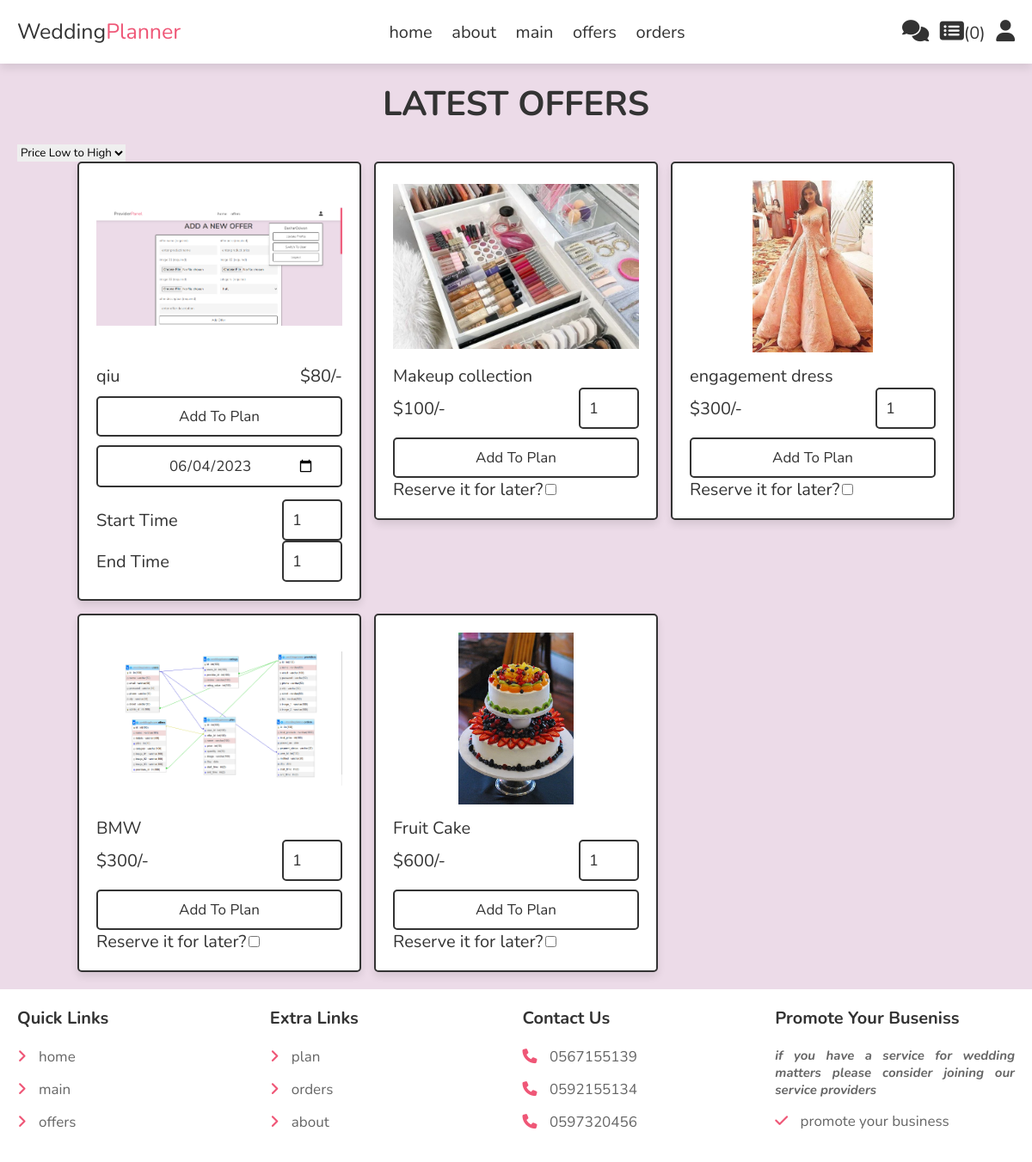
The page /our_offers.php on the database its author committed.
### tables this page shows
CREATE TABLE `offers` (
  `id` int(100) NOT NULL,
  `name` varchar(100) NOT NULL,
  `details` varchar(500) NOT NULL,
  `price` int(10) NOT NULL,
  `category` varchar(100) NOT NULL,
  `image_01` varchar(100) NOT NULL,
  `image_02` varchar(100) NOT NULL,
  `image_03` varchar(100) NOT NULL,
  `providers_id` int(100) NOT NULL
);

### our_offers.php (the view, shortened to what this page needs)
<?php
include 'components/plan.php';
if(isset($_POST['sort'])){
   $sort = $_POST['sort'];
   $sort = filter_var($sort, FILTER_SANITIZE_STRING);
}
else{
   $sort = 'ASC';
   $sort = filter_var($sort, FILTER_SANITIZE_STRING);
}
?>
<!DOCTYPE html>
<html lang="en">
<head>
   <link rel="stylesheet" href="https://cdnjs.cloudflare.com/ajax/libs/font-awesome/6.1.1/css/all.min.css">
   <link rel="stylesheet" href="style/style2.css">
</head>
<body>
<?php include 'components/header.php'; ?>
<section class="products">
<h1 class="heading">latest offers</h1>
<form action="" method="post">
   <select name='sort' onchange="this.form.submit()" class="">
    <option value='ASC' <?php if($sort=='ASC') echo "selected" ?> > Price Low to High </option>
    </select>
</form>
   <div class="box-container">
   <?php
   if($sort=='DESC'){
      $select_products = $conn->prepare("SELECT * FROM `offers` ORDER BY price DESC");
   }
   else{
      $select_products = $conn->prepare("SELECT * FROM `offers` ORDER BY price ASC");
   }
     $select_products->execute();
     if($select_products->rowCount() > 0){
      $i=0;
      while($fetch_product = $select_products->fetch(PDO::FETCH_ASSOC)){
         $i+=1;
         if ($fetch_product['category']=='hall'){
   ?>
   <form action="" method="post" class="box">
      <img src="uploaded_images/<?= $fetch_product['image_01']; ?>" alt="">
      <div class="flex">
      <div class="price"><?= $fetch_product['name']; ?></div>
         <div class="name" style="float:right" ><span>$</span><?= $fetch_product['price']; ?><span>/-</span></div>
      </div>
      <input type="submit" value="add to plan" class="btn" name="add_to_plan">
      <input class = "btn" type="date" id="s" name="trip-start"
       value="<?php echo date('Y-m-d'); ?>"
       min="<?php echo date('Y-m-d'); ?>" max="2030-12-31">
       <br>
       <div class="flex">
         <div class="price"><span>Start Time</span></div>
         <input type="number" name="start" class="qty" min="1" max="24" onkeypress="if(this.value.length == 2) return false;" value="1">
      </div>
      <div class="flex">
         <div class="price"><span>End Time</span></div>
         <input type="number" name="end" class="qty" min="1" max="24" onkeypress="if(this.value.length == 2) return false;" value="1">
      </div>
      </form>
   <?php
      }
      else{
         ?>
   <form action="" method="post" class="box">
      <img src="uploaded_images/<?= $fetch_product['image_01']; ?>" alt="">
      <div class="name"><?= $fetch_product['name']; ?></div>
      <div class="flex">
         <div class="price"><span>$</span><?= $fetch_product['price']; ?><span>/-</span></div>
         <input type="number" name="qty" class="qty" min="1" max="99" onkeypress="if(this.value.length == 2) return false;" value="1">
      </div>
      <input type="submit" value="add to plan" class="btn" name="add_to_plan">
      <span class="name">Reserve it for later?</span>
      <input type="checkbox" id="date<?=$i?>" name="date[]" value="d">
   </form>
   <?php
      }
      }
   }
   else{
      echo '<p class="empty">no offers found!</p>';
   }
   ?>
   </div>
</section>
<?php include 'components/footer.php'; ?>
</body>
</html>

### style/style2.css (style rules this page uses)
:root { --main-color:#ef5777; --orange:#f39c12; --red:#e74c3c; --black:#333; --white:#fff; --light-color:#666; --light-bg:#eee; --border:.2rem solid var(--black); --transparent-white:rgba(255,255,255,.3); --box-shadow:0 .5rem 1rem rgba(0,0,0,.1); }
* { font-family: 'Nunito', sans-serif; margin:0; padding:0; box-sizing: border-box; outline: none; border:none; text-decoration: none; }
html { font-size: 62.5%; overflow-x: hidden; }
body { background-color: #ecdbe8; }
section { padding:2rem; max-width: 1200px; margin:0 auto; }
.heading { font-size: 4rem; color:var(--black); margin-bottom: 2rem; text-align: center; text-transform: uppercase; }
.btn, .delete-btn, .option-btn { display: block; width: 100%; margin-top: 1rem; border-radius: .5rem; padding:1rem 3rem; font-size: 1.7rem; text-transform: capitalize; cursor: pointer; text-align: center; border:var(--border); background: var(--transparent-white); color:var(--black); }
.btn { background-color: var(--transparent-white); }
.products .box-container { display: grid; grid-template-columns: repeat(auto-fit, 33rem); gap:1.5rem; justify-content: center; align-items: flex-start; }
.products .box-container .box { position: relative; background-color: var(--white); box-shadow: var(--box-shadow); border-radius: .5rem; border:var(--border); padding:2rem; overflow: hidden; }
.products .box-container .box img { height: 20rem; width: 100%; object-fit: contain; margin-bottom: 1rem; }
.products .box-container .box .name { font-size: 2rem; color:var(--black); }
.products .box-container .box .flex { display: flex; align-items: center; gap:1rem; }
.products .box-container .box .flex .qty { width: 7rem; padding:1rem; border:var(--border); font-size: 1.8rem; color:var(--black); border-radius: .5rem; }
.products .box-container .box .flex .price { font-size: 2rem; color:var(--black); margin-right: auto; }

### rows shown on the page
offers: image_01 (picture), name "qiu", price "80"
offers: image_01 (picture), name "Makeup collection", price "100"
offers: image_01 (picture), name "engagement dress", price "300"
offers: image_01 (picture), name "BMW", price "300"
offers: image_01 (picture), name "Fruit Cake", price "600"

### other values the page prints
$total_cart_counts "0"
